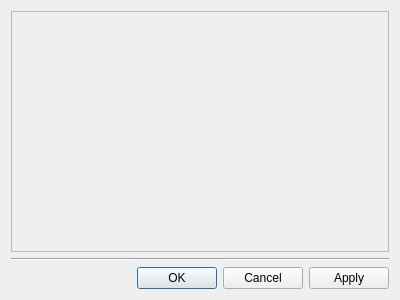
<?xml version="1.0" encoding="UTF-8"?>
<ui version="4.0">
 <class>Dialog</class>
 <widget class="QDialog" name="Dialog">
  <property name="geometry">
   <rect>
    <x>0</x>
    <y>0</y>
    <width>400</width>
    <height>300</height>
   </rect>
  </property>
  <property name="windowTitle">
   <string>Dialog</string>
  </property>
  <layout class="QVBoxLayout" name="verticalLayout">
   <item>
    <widget class="QFrame" name="frame">
     <property name="frameShape">
      <enum>QFrame::StyledPanel</enum>
     </property>
     <property name="frameShadow">
      <enum>QFrame::Raised</enum>
     </property>
    </widget>
   </item>
   <item>
    <widget class="Line" name="line">
     <property name="orientation">
      <enum>Qt::Horizontal</enum>
     </property>
    </widget>
   </item>
   <item>
    <widget class="QDialogButtonBox" name="buttonBox">
     <property name="orientation">
      <enum>Qt::Horizontal</enum>
     </property>
     <property name="standardButtons">
      <set>QDialogButtonBox::Apply|QDialogButtonBox::Cancel|QDialogButtonBox::Ok</set>
     </property>
    </widget>
   </item>
  </layout>
 </widget>
 <resources/>
 <connections>
  <connection>
   <sender>buttonBox</sender>
   <signal>accepted()</signal>
   <receiver>Dialog</receiver>
   <slot>accept()</slot>
   <hints>
    <hint type="sourcelabel">
     <x>248</x>
     <y>254</y>
    </hint>
    <hint type="destinationlabel">
     <x>157</x>
     <y>274</y>
    </hint>
   </hints>
  </connection>
  <connection>
   <sender>buttonBox</sender>
   <signal>rejected()</signal>
   <receiver>Dialog</receiver>
   <slot>reject()</slot>
   <hints>
    <hint type="sourcelabel">
     <x>316</x>
     <y>260</y>
    </hint>
    <hint type="destinationlabel">
     <x>286</x>
     <y>274</y>
    </hint>
   </hints>
  </connection>
 </connections>
</ui>
